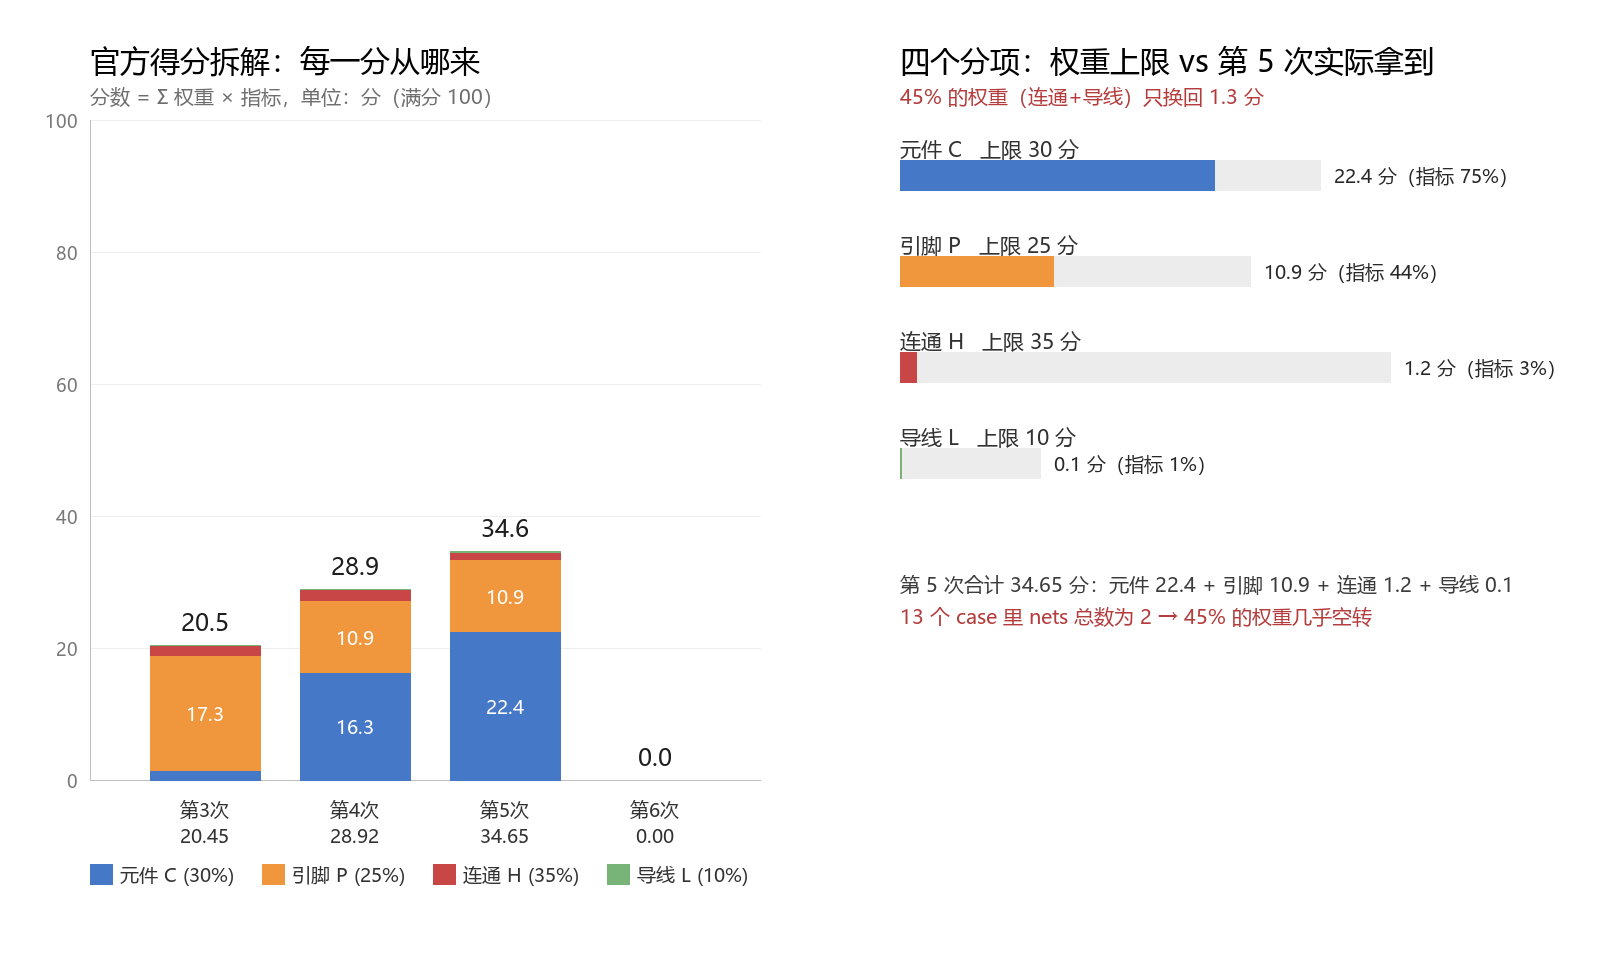

Here is the Python script that generated this plot:
"""Score decomposition chart for the PCB schematic-parsing task (Pillow only)."""
from __future__ import annotations

from pathlib import Path

from PIL import Image, ImageDraw, ImageFont

FONT = r"C:\Windows\Fonts\msyh.ttc"


def f(size: int):
    try:
        return ImageFont.truetype(FONT, size)
    except OSError:
        return ImageFont.load_default()


W, H = 1600, 980
img = Image.new("RGB", (W, H), "white")
dr = ImageDraw.Draw(img)

rounds = [
    ("第3次\n20.45", 0.0499, 0.6929, 0.0429, 0.0130),
    ("第4次\n28.92", 0.5419, 0.4376, 0.0458, 0.0124),
    ("第5次\n34.65", 0.7482, 0.4376, 0.0330, 0.0107),
    ("第6次\n0.00", 0.0, 0.0, 0.0, 0.0),
]
weights = (0.30, 0.25, 0.35, 0.10)
names = ("元件 C (30%)", "引脚 P (25%)", "连通 H (35%)", "导线 L (10%)")
cols = ((70, 120, 200), (240, 150, 60), (200, 70, 70), (120, 180, 120))

# ---------- left panel: stacked contributions ----------
L, R, T, B = 90, 760, 120, 780
dr.text((L, 40), "官方得分拆解：每一分从哪来", fill=(0, 0, 0), font=f(30))
dr.text((L, 82), "分数 = Σ 权重 × 指标，单位：分（满分 100）", fill=(110, 110, 110), font=f(20))

maxv = 100.0
bw = 110
gap = 40
for gv in range(0, 101, 20):
    y = B - gv / maxv * (B - T)
    dr.line([(L, y), (R, y)], fill=(238, 238, 238), width=1)
    dr.text((L - 12, y), str(gv), fill=(120, 120, 120), font=f(18), anchor="rm")
dr.line([(L, T), (L, B)], fill=(190, 190, 190))
dr.line([(L, B), (R, B)], fill=(190, 190, 190))

for i, (label, c, p, h, l) in enumerate(rounds):
    x = L + 60 + i * (bw + gap)
    vals = [c * weights[0] * 100, p * weights[1] * 100, h * weights[2] * 100, l * weights[3] * 100]
    y = B
    for v, col in zip(vals, cols):
        if v <= 0:
            continue
        top = y - v / maxv * (B - T)
        dr.rectangle([x, top, x + bw, y], fill=col)
        if v >= 2.0:
            dr.text((x + bw / 2, (top + y) / 2), f"{v:.1f}", fill="white", font=f(19), anchor="mm")
        y = top
    total = sum(vals)
    dr.text((x + bw / 2, y - 14), f"{total:.1f}", fill=(30, 30, 30), font=f(24), anchor="mb")
    for j, line in enumerate(label.split("\n")):
        dr.text((x + bw / 2, B + 16 + j * 26), line, fill=(50, 50, 50), font=f(19), anchor="ma")

# legend
lx = L
for nm, col in zip(names, cols):
    dr.rectangle([lx, B + 84, lx + 22, B + 104], fill=col)
    dr.text((lx + 30, B + 94), nm, fill=(50, 50, 50), font=f(19), anchor="lm")
    lx += 34 + int(dr.textlength(nm, font=f(19))) + 24

# ---------- right panel: bucket utilisation ----------
L2, R2 = 900, 1540
dr.text((L2, 40), "四个分项：权重上限 vs 第 5 次实际拿到", fill=(0, 0, 0), font=f(30))
dr.text((L2, 82), "45% 的权重（连通+导线）只换回 1.3 分", fill=(180, 60, 60), font=f(20))
buckets = [("元件 C", 0.7482, 0.30, cols[0]), ("引脚 P", 0.4376, 0.25, cols[1]),
           ("连通 H", 0.032967, 0.35, cols[2]), ("导线 L", 0.010661, 0.10, cols[3])]
row_h = 96
top0 = T + 40
maxbar = R2 - L2 - 150
for i, (nm, val, wgt, col) in enumerate(buckets):
    y = top0 + i * row_h
    cap = wgt * 100
    w_full = maxbar * cap / 35.0
    w_got = maxbar * (val * cap) / 35.0
    dr.text((L2, y - 26), f"{nm}   上限 {cap:.0f} 分", fill=(50, 50, 50), font=f(21))
    dr.rectangle([L2, y, L2 + w_full, y + 30], fill=(236, 236, 236))
    if w_got > 0.5:
        dr.rectangle([L2, y, L2 + w_got, y + 30], fill=col)
    dr.text((L2 + max(w_full, w_got) + 14, y + 15), f"{val * cap:.1f} 分（指标 {val * 100:.0f}%）",
            fill=(40, 40, 40), font=f(19), anchor="lm")

dr.text((L2, top0 + 4 * row_h + 26),
        "第 5 次合计 34.65 分：元件 22.4 + 引脚 10.9 + 连通 1.2 + 导线 0.1",
        fill=(60, 60, 60), font=f(20))
dr.text((L2, top0 + 4 * row_h + 58),
        "13 个 case 里 nets 总数为 2 → 45% 的权重几乎空转",
        fill=(180, 60, 60), font=f(20))

out = Path(__file__).with_name("task_scoreboard.png")
img.save(out)
print("wrote", out)
